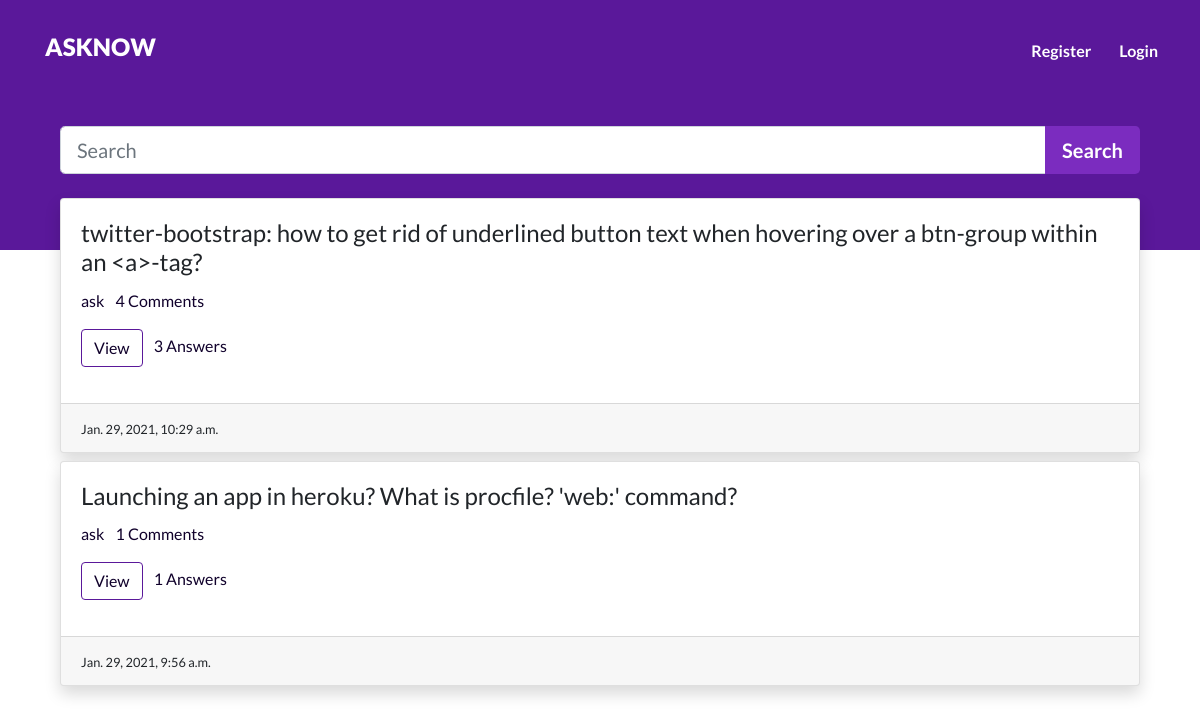
The page / on the database its author committed.
### Qpost/models.py (models this page shows, shortened)
class Question(models.Model):
    user = models.ForeignKey(User, on_delete=models.CASCADE)
    title = models.CharField(max_length=300)
    detail = models.TextField()
    tags = models.TextField(default='')
    add_time = models.DateTimeField(auto_now_add=True)

### Qpost/views.py (the view)
# urls.py: path('', views.home, name="home"),
def home(request):
    if 'q' in request.GET:
        q = request.GET['q']
        quests = Question.objects.annotate(total_comments=Count(
            'answer__comment')).filter(title__icontains=q).order_by('-id')
    else:
        quests = Question.objects.annotate(
            total_comments=Count('answer__comment')).all().order_by('-id')
    paginator = Paginator(quests, 5)
    page_num = request.GET.get('page', 1)
    quests = paginator.page(page_num)
    return render(request, 'index.html', {'quests': quests})

### templates/index.html (shortened to what this page needs)
{% extends "base.html" %}
{% block content %}
<div class="container py-4">
    {% include "components/search.html" %}
    <div class="container mt-4">
        {% for quest in quests %}
        <div class="card mb-2 shadow">
            <div class="card-body">
                <h4 class="card-title">{{quest.title}}</h4>
                <p>
                    <a href="#" class="mr-2">{{quest.user.username}}</a>
                    <a href="#" class="mr-2">{{quest.total_comments}} Comments</a>
                </p>
                <p>
                    <a href="/detail/{{quest.id}}" type="button" class="mr-2 btn qbtn">View</a>
                    <a class="mr-2 disabled">{{quest.answer_set.count}} Answers</a>
                </p>
            </div>
            <div class="card-footer">
                <small>{{quest.add_time}}</small>
            </div>
        </div>
        {% endfor %}
    </div>
</div>
{% endblock %}

### static/css/style.css (style rules this page uses)
body { padding: 0; margin: 0; background: #fff; font-family: "Lato", sans-serif; }
.card-body a { color : #10002b; text-decoration: none }
.qbtn { border: 1px solid #5a189a; color: #10002b; }

### rows shown on the page
Question: title "twitter-bootstrap: how to get rid of underlined button text when hovering over a btn-group within an <a>-tag?", user.username "ask", total_comments "4", answer_set.count "3", add_time "Jan. 29, 2021, 10:29 a.m."
Question: title "Launching an app in heroku? What is procfile? 'web:' command?", user.username "ask", total_comments "1", answer_set.count "1", add_time "Jan. 29, 2021, 9:56 a.m."
